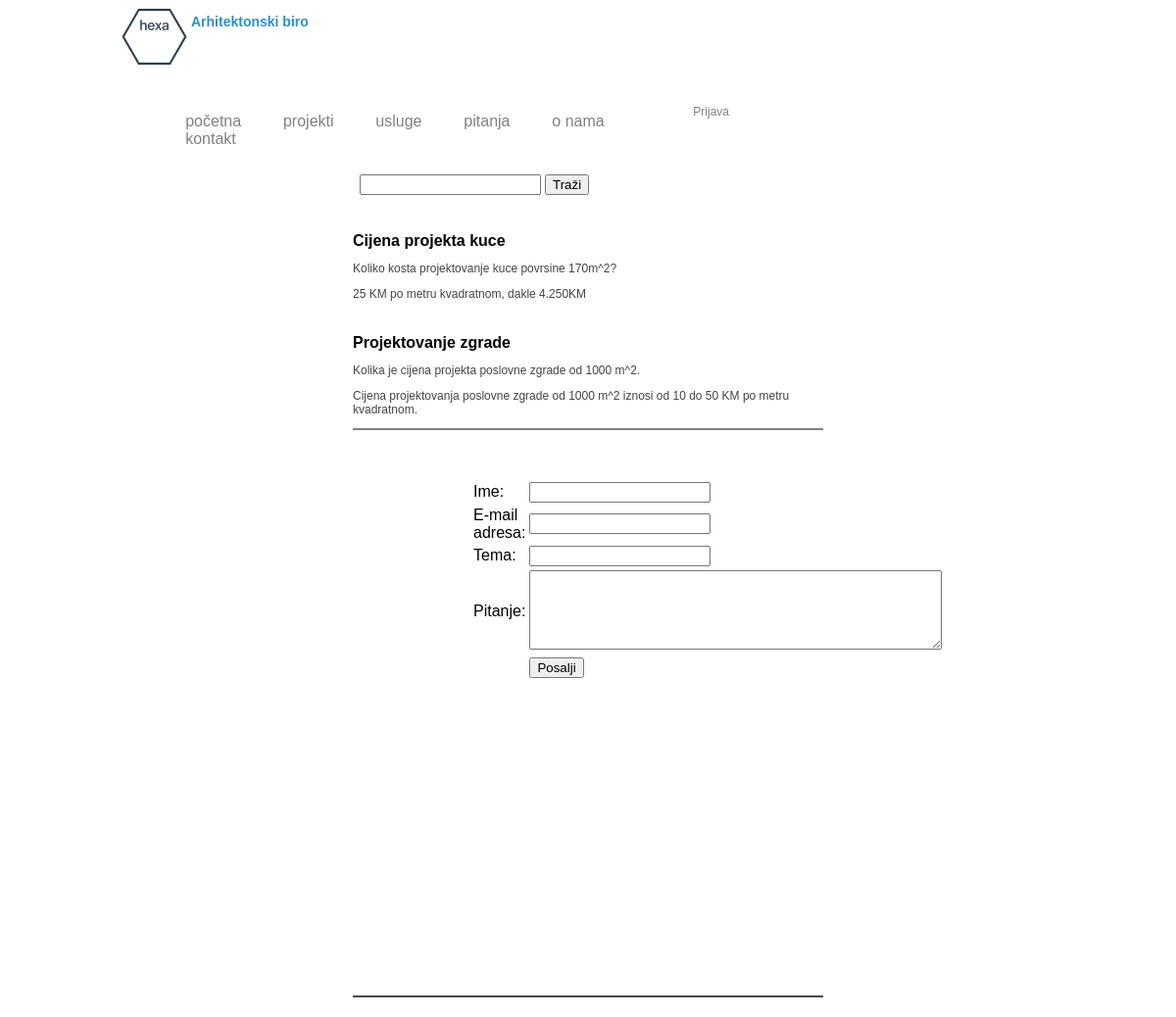
/pitanja.php, run on the app's committed database.
### tables this page shows
CREATE TABLE `pitanja` (
  `id` int(11) NOT NULL,
  `ime` varchar(64) NOT NULL,
  `email` varchar(255) NOT NULL,
  `tema` varchar(100) NOT NULL,
  `pitanje` varchar(1000) NOT NULL,
  `odgovor` varchar(1000) DEFAULT NULL
);

### baza.php (called while the page is built, shortened)
<?php
    $host = 'localhost';
	$db_name = 'arhbirobaza';
	$user = 'wtspirala';
	$password= '123456';
    $db = new PDO('mysql:host='.$host.'; dbname='.$db_name.'; charset=utf8',$user,$password);
    function procitaj($table_name, $polja) {
        global $db;
        $query = 'SELECT ';
        foreach ($polja as $val) {
            $query .= $val.', ';
        }
        $query = rtrim($query,', ');
        $query .= ' FROM '.$table_name.';';
        $upit = $db->prepare($query);
        $upit->execute();
        return $upit->fetchAll();
    }
?>

### pitanja.php (the view, shortened to what this page needs)
<?php
    require 'baza.php';
    $table = 'pitanja';
    $polja = array("*");
    $rezultat = procitaj($table, $polja);
?>
<!DOCTYPE html>
<html>
    <head>
        <link rel="stylesheet" href="stil.css">
    </head>
    <body>
      <div class="naslov">
            <a href="index.php"><img id="logo_img" src="logo.png"></a>
            <h3 id="logo_text">Arhitektonski biro</h3>
      </div>
      <div class="wrap_main">
          <div class = "korisnici">
            <p>
                <?php
                    if(!isset($_SESSION['user'])) {
                        echo '<a href="login.php"> Prijava</a>';
                    } else {
                        echo 'Korisnik:<a>' .$_SESSION["user"].'</a>';
                        echo '<a href="logout.php"> (Odjava)</a>';
                    }
                ?>
            </p>
          </div>
        <div class="meni">
            <ul>
                <li><a href="index.php"/>početna</li>
                <li><a href="projekti.php"/>projekti</li>
                <li><a href="usluge.php"/>usluge</li>
                <li><a href="pitanja.php"/>pitanja</li>
                <li><a href="about.php"/>o nama</li>
                <li><a href="kontakt.php"/>kontakt</a></li>
            </ul>
        </div>
        <div id="sadrzaj">
        <div class="pretraga">
            <form action="search.php" method="get" id="pretraga" onsubmit="return validateSearch()" name="search_form">
                <table>
                    <tr>
                        <td><p id="error_msg_pretraga"></p></td>
                        <td><input type="text" maxlength="150" name="termin" onkeyup="prikaziRezultat(this.value)"></td>
                        <td><input type="submit" value="Traži"></td>
                    </tr>
                    <tr>
                        <td>
                        </td>
                        <td>
                        </td>
                    </tr>
                </table>
            </form>
        </div>
        <div class="wrap_pitanja">
        <?php
            foreach($rezultat as $pitanje) {
                echo '<div class="wrap_pitanje">';
                    echo '<div class ="naslov">';
                    echo '<h4>'.$pitanje['tema'].'</h4>';
                    echo '</div>';
                    echo '<div class="pitanje">';
                    echo '<p>'.$pitanje['pitanje'].'</p>';
                    echo '</div>';
                    echo '<div class="odgovor">';
                    echo '<p>'.$pitanje['odgovor'].'</p>';
                    echo '</div>';
            }
        ?>
        </div>
        </div>
        <div class="pitanje_form">
        <form action="spremi_pitanje.php" method="post" id="pitanje_forma" name="kontakt_forma" onsubmit="return validateContactForm()">
            <table>
                <tr>
                    <td>Ime:</td>
                    <td><input maxlength=100 type="text" name="Ime"></td>
                </tr>
                <tr>
                    <td>E-mail adresa:</td>
                    <td><input maxlength=256 type="text" name="email"></td>
                </tr>
                <tr>
                    <td>Tema:</td>
                    <td><input maxlength=50 type="text" name="tema"></td>
                </tr>
                <tr>
                    <td>Pitanje:</td>
                    <td><textarea maxlength=1000 cols="50" rows="5" name="tekst" id="pitanje"  form="pitanje_forma"></textarea></td>
                </tr>
                <tr>
                    <td></td>
                    <td><input type="submit" value="Posalji"></td>
                </tr>
                <tr>
                    <td></td>
                    <td><p id="error_msg"></p></td>
                </tr>
            </table>
        </div>
     </div>
     </div>
    </div>
    </body>
</html>

### stil.css (style rules this page uses)
body { width:100%; background-color:white; margin:0 auto; height:auto; }
p,h1, h2, h3,h4, a, input,table, td { font-family:"Lucida Sans Unicode", "Lucida Grande", sans-serif; }
p { color:#444444; font-size:9pt; }
img { max-width:100%; max-height:100%; }
h3 { font-size:0.875em; font-weight:bold; }
#logo_img { max-width:75px; max-height:75px; float:left; margin-left:10%; }
#logo_text { height:100%; vertical-align:text-bottom; color:#3090C7; }
.naslov { width:100%; height:75px; display:inline-block; }
.wrap_main { width:80%; margin:20px auto; height:auto; overflow:hidden; display:block; }
.meni { padding: 10px; width:100%; min-height:50px; margin:auto; margin-top:10px; }
ul { width:100%; margin: auto; }
li { display:inline-block; margin-left:2%; margin-right:2%; }
a { width:100px; text-decoration:none; }
a:link { color:gray; }
.pretraga { width:50%; margin:0 auto; }
.wrap_pitanja { width:50%; margin:0 auto; min-height:800px; border-bottom:2px solid #4C4646; }
.wrap_pitanje { margin-top:10px; border-bottom:1px solid gray; }
.wrap_pitanje .naslov { height:25px; }
.pitanje_form { width:50%; margin:auto; margin-top:50px; }
img { cursor:pointer; }
.korisnici { margin-right: 35%; float: right; }

### data on the page
pitanja: tema "Cijena projekta kuce", pitanje "Koliko kosta projektovanje kuce povrsine 170m^2?", odgovor "25 KM po metru kvadratnom, dakle 4.250KM"
pitanja: tema "Projektovanje zgrade", pitanje "Kolika je cijena projekta poslovne zgrade od 1000 m^2.", odgovor "Cijena projektovanja poslovne zgrade od 1000 m^2 iznosi od 10 do 50 KM po metru kvadratnom."
